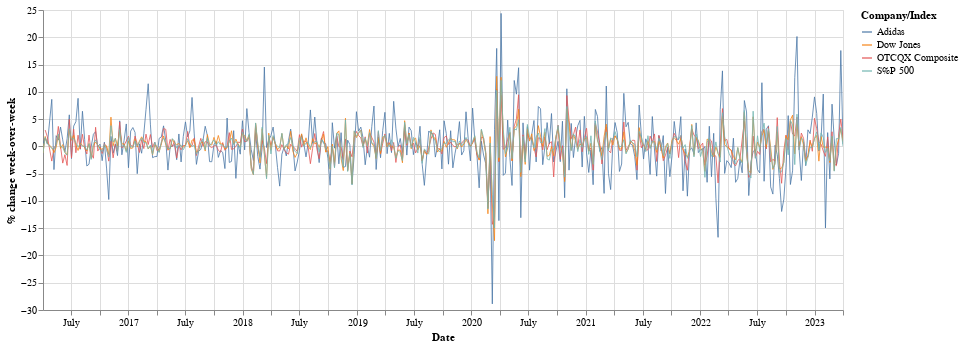

Notebook code cell kept with this figure:
### Code cell
# use altair plot to enable zoom

# convert the dataframe to a long format
data = pd.melt(one_df.reset_index(), id_vars=['Date'], var_name='variable', value_name='value')

# create line chart with one line for each variable
line_chart = alt.Chart(data).mark_line(opacity=0.8, strokeWidth=1).encode(
    x=alt.X('Date:T', scale=alt.Scale(domain=alt.selection_interval())),
    y=alt.Y('value:Q', title='% change week-over-week'),
    color=alt.Color('variable:N', title='Company/Index')
).add_selection(
    alt.selection_interval(bind='scales', encodings=['x'])
)

# configure view and labels
line_chart = line_chart.configure_view(width=800, height=300)
line_chart = line_chart.transform_calculate(
    Origin_label="{'adidas_pct': 'Adidas', 'djia_pct': 'Dow Jones', 'otcqx_pct': 'OTCQX Composite', 'sp500_pct': 'S%P 500'}[datum.variable]")
line_chart = line_chart.encode(color=alt.Color('Origin_label:N', title='Company/Index'))

# save and display chart
line_chart.save('chart.html')
line_chart

### Figure 1 — Vega-Lite specification as saved in the notebook (floating-point values rounded to 4 significant figures; data arrays with more than 128 entries replaced by an {"elided": "..."} marker saying what was removed)
{"config": {"view": {"continuousWidth": 400, "continuousHeight": 300, "height": 300, "width": 800}}, "data": {"name": "data-02df561b436211eff9b8f137282499cb"}, "mark": {"type": "line", "opacity": 0.8, "strokeWidth": 1}, "encoding": {"color": {"field": "Origin_label", "title": "Company/Index", "type": "nominal"}, "x": {"field": "Date", "scale": {"domain": {"selection": "selector013"}}, "type": "temporal"}, "y": {"field": "value", "title": "% change week-over-week", "type": "quantitative"}}, "selection": {"selector014": {"type": "interval", "bind": "scales", "encodings": ["x"]}}, "transform": [{"calculate": "{'adidas_pct': 'Adidas', 'djia_pct': 'Dow Jones', 'otcqx_pct': 'OTCQX Composite', 'sp500_pct': 'S%P 500'}[datum.variable]", "as": "Origin_label"}], "$schema": "https://vega.github.io/schema/vega-lite/v4.17.0.json", "datasets": {"data-02df561b436211eff9b8f137282499cb": {"elided": "1460 records"}}}
